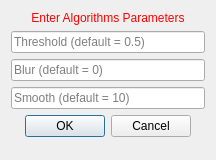
<?xml version="1.0" encoding="UTF-8"?>
<ui version="4.0">
 <class>MmcwViewUIMeshing</class>
 <widget class="QWidget" name="MmcwViewUIMeshing">
  <property name="geometry">
   <rect>
    <x>0</x>
    <y>0</y>
    <width>216</width>
    <height>160</height>
   </rect>
  </property>
  <property name="sizePolicy">
   <sizepolicy hsizetype="Preferred" vsizetype="Minimum">
    <horstretch>0</horstretch>
    <verstretch>0</verstretch>
   </sizepolicy>
  </property>
  <property name="minimumSize">
   <size>
    <width>0</width>
    <height>160</height>
   </size>
  </property>
  <property name="maximumSize">
   <size>
    <width>16777215</width>
    <height>160</height>
   </size>
  </property>
  <property name="windowTitle">
   <string>Set Values</string>
  </property>
  <layout class="QVBoxLayout" name="verticalLayout">
   <item>
    <widget class="QLabel" name="titleLabel">
     <property name="styleSheet">
      <string notr="true">QLabel { color: rgb(255, 0, 0) }</string>
     </property>
     <property name="text">
      <string>Enter Algorithms Parameters</string>
     </property>
     <property name="alignment">
      <set>Qt::AlignCenter</set>
     </property>
    </widget>
   </item>
   <item>
    <widget class="QLineEdit" name="lineEdit_1">
     <property name="text">
      <string/>
     </property>
     <property name="placeholderText">
      <string>Threshold (default = 0.5)</string>
     </property>
    </widget>
   </item>
   <item>
    <widget class="QLineEdit" name="lineEdit_2">
     <property name="placeholderText">
      <string>Blur (default = 0)</string>
     </property>
    </widget>
   </item>
   <item>
    <widget class="QLineEdit" name="lineEdit_3">
     <property name="placeholderText">
      <string>Smooth (default = 10)</string>
     </property>
    </widget>
   </item>
   <item>
    <widget class="QDialogButtonBox" name="buttonBox">
     <property name="enabled">
      <bool>true</bool>
     </property>
     <property name="orientation">
      <enum>Qt::Horizontal</enum>
     </property>
     <property name="standardButtons">
      <set>QDialogButtonBox::Cancel|QDialogButtonBox::Ok</set>
     </property>
     <property name="centerButtons">
      <bool>true</bool>
     </property>
    </widget>
   </item>
   <item>
    <spacer name="spacer">
     <property name="orientation">
      <enum>Qt::Vertical</enum>
     </property>
     <property name="sizeType">
      <enum>QSizePolicy::Expanding</enum>
     </property>
     <property name="sizeHint" stdset="0">
      <size>
       <width>20</width>
       <height>0</height>
      </size>
     </property>
    </spacer>
   </item>
  </layout>
 </widget>
 <layoutdefault spacing="6" margin="11"/>
 <resources/>
 <connections/>
</ui>
